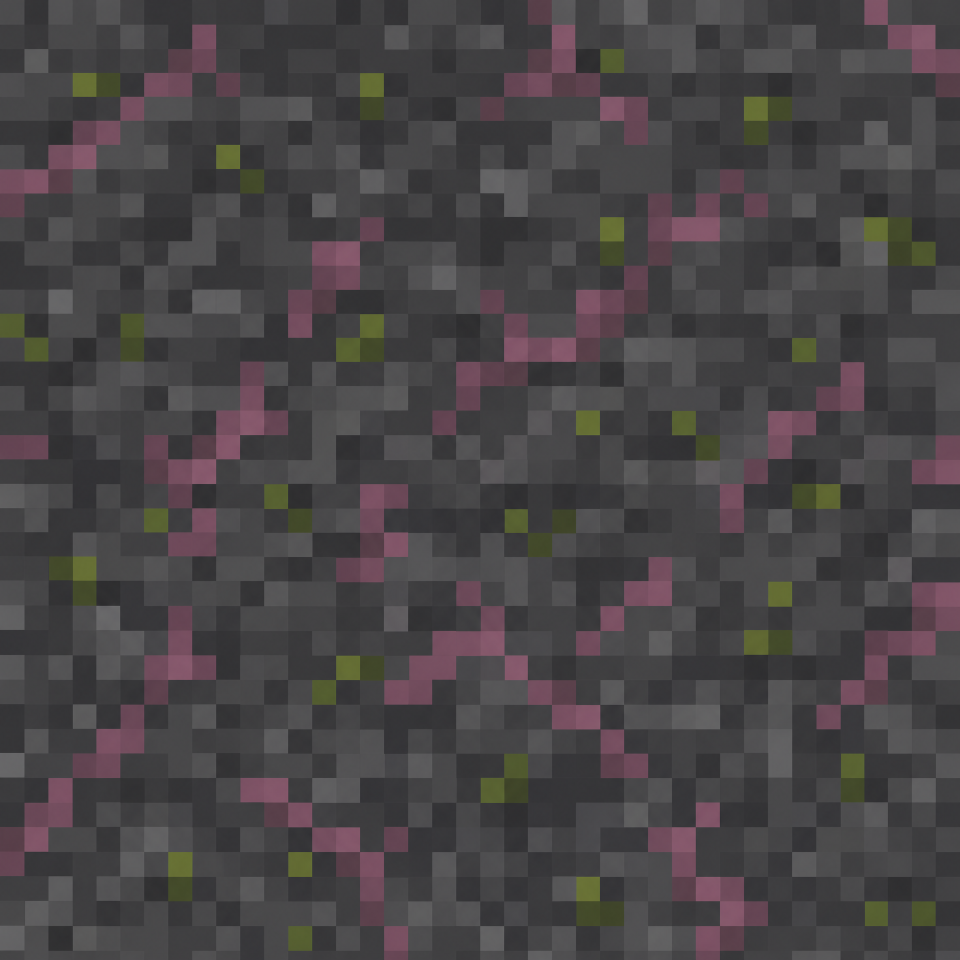
#> input picture lotus_stone_texture.png, 1920 x 1920 px, found by its file name (shown at 1/2 size)
$ python install_material_textures.py
#> lines starting #> are read from the running program, lines starting #| are printed output that depends on the picture
from pathlib import Path
from PIL import Image

root = Path('/home/ubuntu/lotus-forge-mod')
source_to_target = {
    'lotus_stone_texture.png': 'src/main/resources/assets/lotusblight/textures/block/lotus_stone.png',
    'lotus_sand_texture.png': 'src/main/resources/assets/lotusblight/textures/block/lotus_sand.png',
    'lotus_terracotta_texture.png': 'src/main/resources/assets/lotusblight/textures/block/lotus_terracotta.png',
    'lotus_gravel_texture.png': 'src/main/resources/assets/lotusblight/textures/block/lotus_gravel.png',
    'lotus_dirt_texture.png': 'src/main/resources/assets/lotusblight/textures/block/lotus_dirt.png',
}
for source, target in source_to_target.items():
    image = Image.open(root / source).convert('RGBA').resize((16, 16), Image.Resampling.NEAREST)
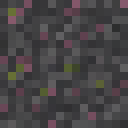
#> image: PIL image 16x16 RGBA (shown 8 times larger); mean R, G, B, A 71.1, 67.7, 69.3, 255
    destination = root / target
    destination.parent.mkdir(parents=True, exist_ok=True)
    image.save(destination)
#> pass 2 of the loop `for source, target in source_to_target.items():`:
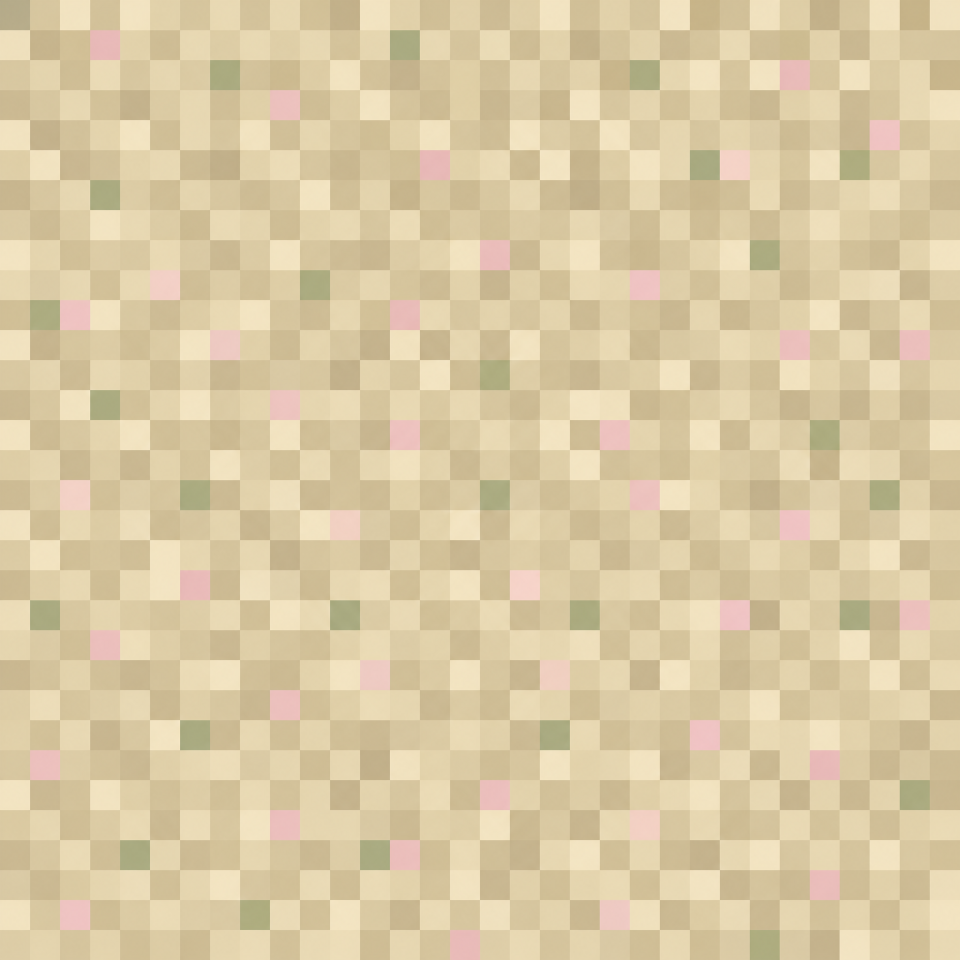
#> input picture lotus_sand_texture.png, 1920 x 1920 px, found by its file name (shown at 1/2 size)
#> `image = Image.open(root / source).convert('RGBA').resize((16, 16), Ima..`:
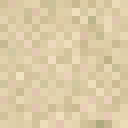
#> image: PIL image 16x16 RGBA (shown 8 times larger); mean R, G, B, A 219.9, 202.8, 166, 255
#> pass 3 of the loop `for source, target in source_to_target.items():`:
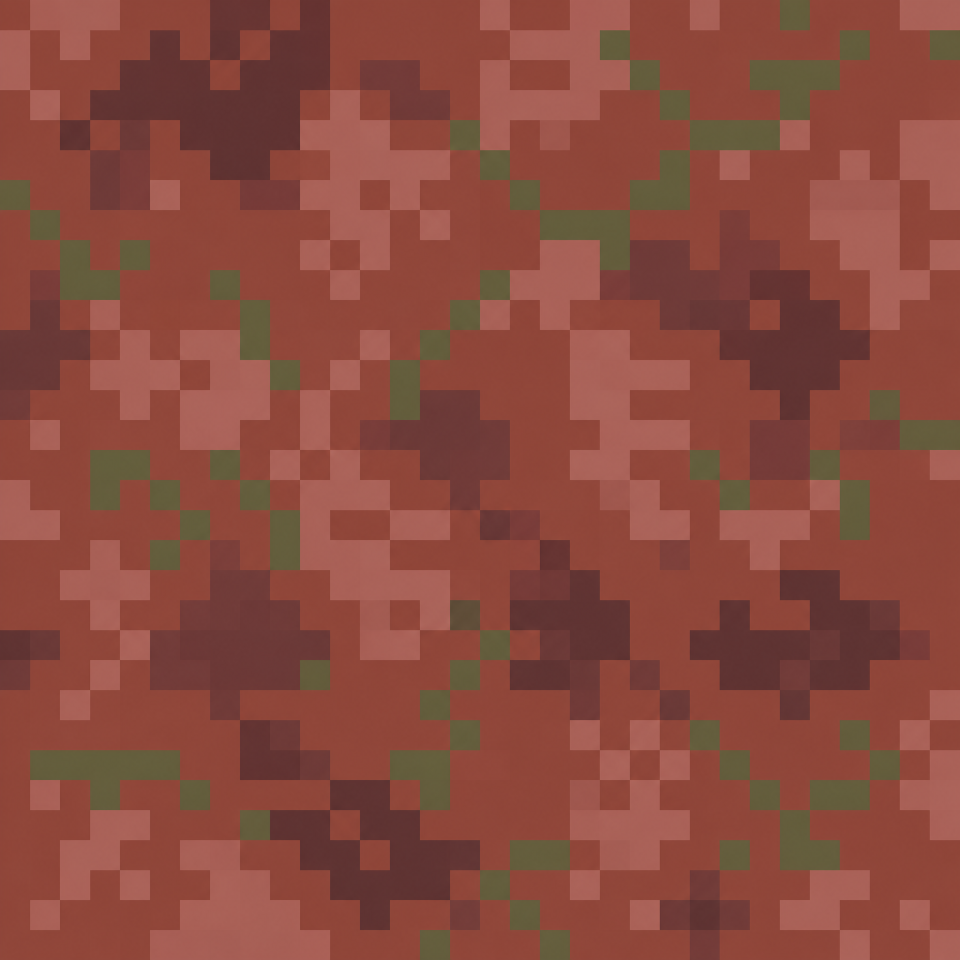
#> input picture lotus_terracotta_texture.png, 1920 x 1920 px, found by its file name (shown at 1/2 size)
#> `image = Image.open(root / source).convert('RGBA').resize((16, 16), Ima..`:
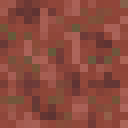
#> image: PIL image 16x16 RGBA (shown 8 times larger); mean R, G, B, A 138.9, 74.6, 62.1, 255
#> the loop made 5 passes; the first 3 are shown
